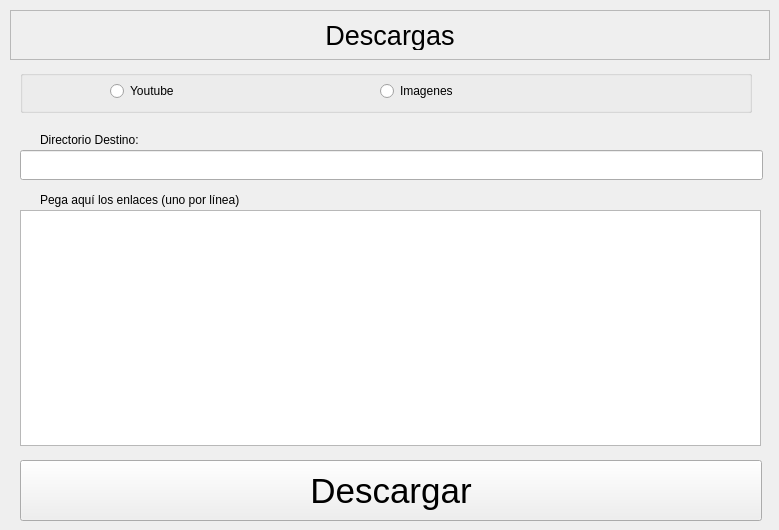
    <widget class="QWidget" name="tab_descargas">
     <attribute name="title">
      <string>Descargas</string>
     </attribute>
     <widget class="QFrame" name="frame_title_descargas">
      <property name="geometry">
       <rect>
        <x>10</x>
        <y>10</y>
        <width>760</width>
        <height>50</height>
       </rect>
      </property>
      <property name="sizePolicy">
       <sizepolicy hsizetype="Fixed" vsizetype="Preferred">
        <horstretch>0</horstretch>
        <verstretch>0</verstretch>
       </sizepolicy>
      </property>
      <property name="frameShape">
       <enum>QFrame::Shape::StyledPanel</enum>
      </property>
      <property name="frameShadow">
       <enum>QFrame::Shadow::Raised</enum>
      </property>
      <layout class="QHBoxLayout" name="horizontalLayout_18">
       <item>
        <widget class="QLabel" name="lbl_title_7">
         <property name="font">
          <font>
           <family>Arial</family>
           <pointsize>20</pointsize>
          </font>
         </property>
         <property name="layoutDirection">
          <enum>Qt::LayoutDirection::LeftToRight</enum>
         </property>
         <property name="text">
          <string>Descargas</string>
         </property>
         <property name="alignment">
          <set>Qt::AlignmentFlag::AlignCenter</set>
         </property>
        </widget>
       </item>
      </layout>
     </widget>
     <widget class="QPushButton" name="btn_inicio_descargas">
      <property name="geometry">
       <rect>
        <x>20</x>
        <y>460</y>
        <width>742</width>
        <height>61</height>
       </rect>
      </property>
      <property name="font">
       <font>
        <family>Arial</family>
        <pointsize>26</pointsize>
       </font>
      </property>
      <property name="text">
       <string>Descargar</string>
      </property>
     </widget>
     <widget class="QWidget" name="widget_links_descargas" native="true">
      <property name="geometry">
       <rect>
        <x>10</x>
        <y>130</y>
        <width>759</width>
        <height>322</height>
       </rect>
      </property>
      <widget class="QLabel" name="lbl_links_descargas">
       <property name="geometry">
        <rect>
         <x>30</x>
         <y>60</y>
         <width>281</width>
         <height>19</height>
        </rect>
       </property>
       <property name="text">
        <string>Pega aquí los enlaces (uno por línea)</string>
       </property>
      </widget>
      <widget class="QTextEdit" name="textEdit_descargas">
       <property name="geometry">
        <rect>
         <x>10</x>
         <y>80</y>
         <width>741</width>
         <height>236</height>
        </rect>
       </property>
      </widget>
      <widget class="QLabel" name="lbl_destino_descargas">
       <property name="geometry">
        <rect>
         <x>30</x>
         <y>0</y>
         <width>152</width>
         <height>19</height>
        </rect>
       </property>
       <property name="text">
        <string>Directorio Destino:</string>
       </property>
      </widget>
      <widget class="QLineEdit" name="it_destino_descargas">
       <property name="enabled">
        <bool>true</bool>
       </property>
       <property name="geometry">
        <rect>
         <x>10</x>
         <y>20</y>
         <width>743</width>
         <height>30</height>
        </rect>
       </property>
      </widget>
     </widget>
     <widget class="QGroupBox" name="groupBox_tipo_descargas">
      <property name="geometry">
       <rect>
        <x>20</x>
        <y>70</y>
        <width>732</width>
        <height>43</height>
       </rect>
      </property>
      <property name="title">
       <string/>
      </property>
      <widget class="QWidget" name="layoutWidget_2">
       <property name="geometry">
        <rect>
         <x>90</x>
         <y>10</y>
         <width>534</width>
         <height>23</height>
        </rect>
       </property>
       <layout class="QHBoxLayout" name="horizontalLayout_3">
        <item>
         <widget class="QRadioButton" name="rb_yt_descargas">
          <property name="text">
           <string>Youtube</string>
          </property>
         </widget>
        </item>
        <item>
         <widget class="QRadioButton" name="rb_img_descargas">
          <property name="text">
           <string>Imagenes</string>
          </property>
         </widget>
        </item>
       </layout>
      </widget>
     </widget>
    </widget>
